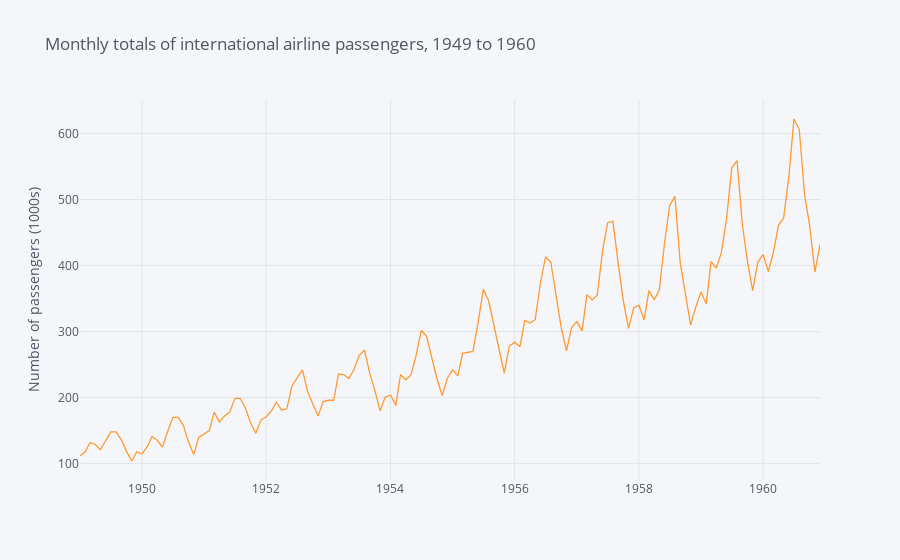

The notebook cell saved with this chart:
### Code cell
from plotly.offline import download_plotlyjs, init_notebook_mode, plot, iplot
init_notebook_mode(connected=True)
air_passengers = pd.read_csv("AirPassengers.csv", index_col=0)
iplot(air_passengers.iplot(title="Monthly totals of international airline passengers, 1949 to 1960", 
                     yTitle = "Number of passengers (1000s)", asFigure=True))

### Figure 1 — Plotly figure (JSON) as saved in the notebook; plotly's stock layout.template omitted (floating-point values rounded to 4 significant figures; data arrays with more than 128 entries replaced by an {"elided": "..."} marker saying what was removed)
{"data": [{"line": {"color": "rgba(255, 153, 51, 1.0)", "dash": "solid", "shape": "linear", "width": 1.3}, "mode": "lines", "name": "AirPassengers", "text": "", "type": "scatter", "x": {"elided": "144 str values"}, "y": {"elided": "144 int values"}}], "layout": {"legend": {"bgcolor": "#F5F6F9", "font": {"color": "#4D5663"}}, "paper_bgcolor": "#F5F6F9", "plot_bgcolor": "#F5F6F9", "title": {"font": {"color": "#4D5663"}, "text": "Monthly totals of international airline passengers, 1949 to 1960"}, "xaxis": {"gridcolor": "#E1E5ED", "showgrid": true, "tickfont": {"color": "#4D5663"}, "title": {"font": {"color": "#4D5663"}, "text": ""}, "zerolinecolor": "#E1E5ED"}, "yaxis": {"gridcolor": "#E1E5ED", "showgrid": true, "tickfont": {"color": "#4D5663"}, "title": {"font": {"color": "#4D5663"}, "text": "Number of passengers (1000s)"}, "zerolinecolor": "#E1E5ED"}}}
